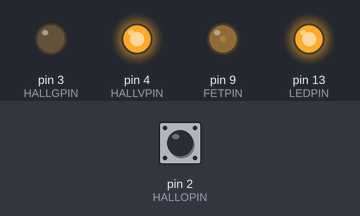
Recording of a sketch running on a simulated Arduino Uno, built with avr-gcc and run on an emulated ATmega328P. Shown: output pins drawn as LEDs (lit = HIGH). Inputs (shaded band) come from the test bench; at power-on: pin 2 (HALLOPIN) HIGH. What the sketch prints to the serial monitor is not drawn.

Above: at 1.2 s.
1.3 s: pin 2 (HALLOPIN) pulled LOW for 0.15 s
At 1.37 s:
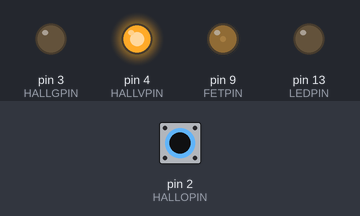
2.9 s: pin 2 (HALLOPIN) pulled LOW for 3.2 s
At 6.9 s:
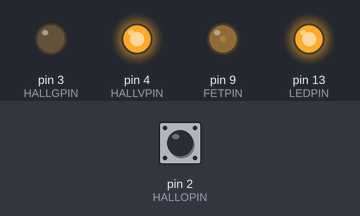
Timing chart, 0 to 8.4 s (numbered marks = the images above; inputs shaded):
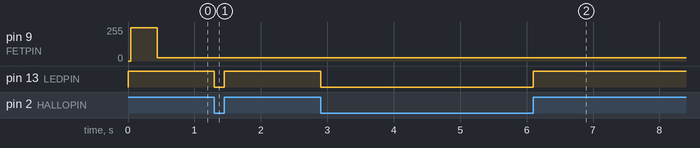

The sketch:

Zoe_Flash.ino
```cpp
#define FETPIN 9     // Must be a PWM pin
#define LEDPIN 13
#define HALLOPIN 2
#define HALLGPIN 3
#define HALLVPIN 4

#define STEADY_ON_A_VALUE 25   // Empreically found to match the brightness level while spinning


// Don't flash less than this freeqncy to avoid seisures
#define MIN_FLASH_FREQ_HZ  20

#define US_PER_S  1000000

// maximum time between flashes to avoid strobe
#define MAX_FLASH_SPACING_US (US_PER_S/MIN_FLASH_FREQ_HZ)

#define FPS_STEPS 3

byte fps_steps[FPS_STEPS] = { 24 , 16 , 12 };

byte current_fps_step = 0;

#define FLASH_PER_REV   12      // Total flashes per revolution

#define TRIGGER_PER_REV 4       // Number of magents mounted

unsigned flash_per_trigger;

void next_flash_per_trigger() {

  current_fps_step++;

  if (current_fps_step>=FPS_STEPS) current_fps_step=0;

  flash_per_trigger = fps_steps[current_fps_step] / TRIGGER_PER_REV;
/*
  Serial.println("step:");
  Serial.println(current_fps_step);
  Serial.println(fps_steps[current_fps_step]);
  Serial.println(flash_per_trigger);
*/
}


void steady_light_on() {

  analogWrite( FETPIN , STEADY_ON_A_VALUE );

}

void steady_light_off() {

}


void setup() {

  Serial.begin(9600);

  Serial.println("start");

  steady_light_on();

  // set the digital pin as output:
  pinMode( FETPIN  , OUTPUT);
  pinMode( HALLVPIN , OUTPUT);
  pinMode( HALLGPIN  , OUTPUT);
  pinMode( HALLOPIN , INPUT_PULLUP );

  pinMode( LEDPIN  , OUTPUT);

  digitalWrite( HALLVPIN , 1 );


}

#define VSAMPLE_COUNT (TRIGGER_PER_REV*2)   // Filter average of last 2 rotations

unsigned long vsamples[VSAMPLE_COUNT];

byte nextvsampleslot=0;

unsigned long vsampletotal=0;

// Whenthis gets to 0 then we know we have not seen a rising count in the sample buffer
byte fallingvsamplecountdown =VSAMPLE_COUNT;

void addvsample( unsigned long s ) {

 // Serial.println("remove:");
 // Serial.println(vsamples[ nextvsampleslot ]);

  //Serial.println("add");
  //Serial.println(s);

  vsampletotal-= vsamples[ nextvsampleslot ];

  vsampletotal += s;

  //Serial.println("total:");
  //Serial.println(vsampletotal / VSAMPLE_COUNT);

  vsamples[ nextvsampleslot ] = s;

  nextvsampleslot++;

  if (nextvsampleslot==VSAMPLE_COUNT) nextvsampleslot = 0;

}


// Speed in deg/sec

float v=0;

unsigned long last_micros=0;

unsigned long int nextflash= UINT32_MAX;

unsigned long int lastflash= UINT32_MAX;

unsigned long int lasttrigger= UINT32_MAX;

unsigned long pace;   // how long between flashes? in us

unsigned long lastdiff=0;

unsigned d;   // deceleration per flash

unsigned long giveuptime = 0;   // When we stop flashing (catches if the spin suddently stopped)

byte flip=0;


long push=0;

bool flashing_flag  = false;    // Are we currently animating? If no, then show steady state


void loop() {

/*

  digitalWrite( FETPIN , 1 );

  delay(100);

  digitalWrite( FETPIN , 0 );

  delay(100);

  return;

  */

    unsigned long now = micros();

    if ( digitalRead( HALLOPIN ) ) {
      if (flip==0) {
        flip=1;

        unsigned long diff = now - last_micros;

        addvsample( diff );

        v = (lastdiff - diff);

        // V is how much less this diff is from the last one, so represents the deceleration


        lastdiff = diff;

        //v = (360.0/4) / ( diff  / 1000.0 );

 //       Serial.println(now);
//        Serial.println(v);

        last_micros = now;

        if ( now > giveuptime) {

          nextflash=now;
          push=0;

          next_flash_per_trigger();

        }

        pace = ((vsampletotal / VSAMPLE_COUNT) / flash_per_trigger);


        giveuptime = now + ( 2 * MAX_FLASH_SPACING_US * flash_per_trigger ) ;   // If we miss miss a trigger then stop flashing.

        /*
        Serial.println("trigger:");
        Serial.println(now);
        Serial.println(giveuptime);
        */


      }
      digitalWrite( LEDPIN , 1 );
    } else {
      digitalWrite( LEDPIN , 0);
      flip=0;
    }

    if ( (now>=nextflash) && (pace < MAX_FLASH_SPACING_US) ) {    // Don't flash slower than once per 50ms (20Hz)

        if (flashing_flag) {

          digitalWrite(FETPIN , 1);
          _delay_ms(1);
          digitalWrite(FETPIN , 0);

        } else {

          flashing_flag = true;

        }
        lastflash = now;

        nextflash += pace  ;

        //Serial.println("flash:");
        //Serial.println(nextflash);


    }

    if  (now >  giveuptime ) {

      if (flashing_flag) {

        steady_light_on();
        flashing_flag = false;

      }


       nextflash= UINT32_MAX;

    }


}
```

Measured:
- after the input at 1.3 s, pin 13 (LEDPIN): HIGH → LOW at once, → HIGH 0.15 s later
- after the input at 2.9 s, pin 13 (LEDPIN): HIGH → LOW at once, → HIGH 3.2 s later
